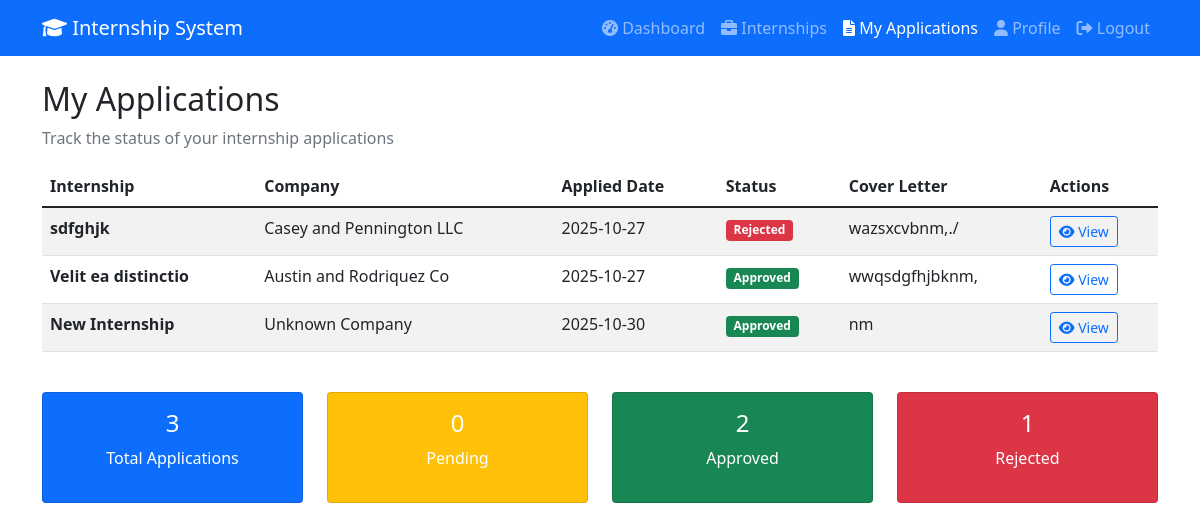
The page /my-applications (signed in) on the database its author committed.
### models.py (models this page shows)
class InternshipApplication(Base):
    __tablename__ = "internship_applications"
    id = Column(Integer, primary_key=True, index=True)
    student_id = Column(Integer, ForeignKey("users.id"), nullable=False)
    internship_id = Column(Integer, ForeignKey("internships.id"), nullable=False)
    application_date = Column(DateTime(timezone=True), server_default=func.now())
    status = Column(Enum(ApplicationStatus), default=ApplicationStatus.PENDING)
    cover_letter = Column(Text)
    resume_url = Column(String(500))
    student = relationship("User", back_populates="applications")
    internship = relationship("Internship", back_populates="applications")

class Internship(Base):
    __tablename__ = "internships"
    id = Column(Integer, primary_key=True, index=True)
    title = Column(String(255), nullable=False)
    description = Column(Text)
    company = Column(String(255), nullable=False)
    location = Column(String(255))
    duration = Column(String(100))
    stipend = Column(String(100))
    requirements = Column(Text)
    created_by = Column(Integer, ForeignKey("users.id"))
    created_at = Column(DateTime(timezone=True), server_default=func.now())
    is_active = Column(Boolean, default=True)
    deadline = Column(DateTime(timezone=True))
    creator = relationship("User", back_populates="created_internships")
    applications = relationship("InternshipApplication", back_populates="internship")
    tasks = relationship("Task", back_populates="internship")
    feedback = relationship("Feedback", back_populates="internship")

### app.py (the view)
@app.get("/my-applications", response_class=HTMLResponse)
async def my_applications_page(request: Request, db: Session = Depends(get_db)):
    try:
        user = await get_current_user_from_cookie(request, db)
        if user.role != "student":
            return RedirectResponse("/dashboard?error=Access denied")
        applications = crud.get_student_applications_with_details(db, user.id)
        return templates.TemplateResponse("my_applications.html", {
            "request": request,
            "user": user,
            "applications": applications
        })
    except Exception as e:
        return RedirectResponse("/login")

### templates/my_applications.html (shortened to what this page needs)
<!DOCTYPE html>
<html lang="en">
<head>
    <link href="https://cdn.jsdelivr.net/npm/bootstrap@5.1.3/dist/css/bootstrap.min.css" rel="stylesheet">
    <link href="https://cdnjs.cloudflare.com/ajax/libs/font-awesome/6.0.0/css/all.min.css" rel="stylesheet">
</head>
<body>
    <nav class="navbar navbar-expand-lg navbar-dark bg-primary">
        <div class="container">
            <a class="navbar-brand" href="/dashboard">
                <i class="fas fa-graduation-cap"></i> Internship System
            </a>
            <div class="navbar-nav ms-auto">
                <a class="nav-link" href="/dashboard"><i class="fas fa-tachometer-alt"></i> Dashboard</a>
                <a class="nav-link" href="/internships"><i class="fas fa-briefcase"></i> Internships</a>
                <a class="nav-link active" href="/my-applications"><i class="fas fa-file-alt"></i> My Applications</a>
                <a class="nav-link" href="/profile"><i class="fas fa-user"></i> Profile</a>
                <a class="nav-link" href="/logout"><i class="fas fa-sign-out-alt"></i> Logout</a>
            </div>
        </div>
    </nav>
    <div class="container mt-4">
        <h2>My Applications</h2>
        <p class="text-muted">Track the status of your internship applications</p>
        <div class="row">
            <div class="col-12">
                {% if applications %}
                <div class="table-responsive">
                    <table class="table table-striped">
                        <thead>
                            <tr>
                                <th>Internship</th>
                                <th>Company</th>
                                <th>Applied Date</th>
                                <th>Status</th>
                                <th>Cover Letter</th>
                                <th>Actions</th>
                            </tr>
                        </thead>
                        <tbody>
                            {% for application in applications %}
                            <tr>
                                <td>
                                    <strong>{{ application.internship.title if application.internship else 'Internship #' + application.internship_id|string }}</strong>
                                </td>
                                <td>
                                    {{ application.internship.company if application.internship else 'N/A' }}
                                </td>
                                <td>{{ application.application_date.strftime('%Y-%m-%d') }}</td>
                                <td>
                                    <span class="badge
                                        {% if application.status == 'pending' %}bg-warning
                                        {% elif application.status == 'approved' %}bg-success
                                        {% else %}bg-danger{% endif %}">
                                        {{ application.status|title }}
                                    </span>
                                </td>
                                <td>
                                    {% if application.cover_letter %}
                                    <span data-bs-toggle="tooltip" title="{{ application.cover_letter }}">
                                        {{ application.cover_letter[:100] }}{% if application.cover_letter|length > 100 %}...{% endif %}
                                    </span>
                                    {% else %}
                                    <span class="text-muted">No cover letter</span>
                                    {% endif %}
                                </td>
                                <td>
                                    <button class="btn btn-sm btn-outline-primary" onclick="viewApplication('{{ application.id }}')">
                                        <i class="fas fa-eye"></i> View
                                    </button>
                                </td>
                            </tr>
                            {% endfor %}
                        </tbody>
                    </table>
                </div>
                <div class="row mt-4">
                    <div class="col-md-3">
                        <div class="card text-white bg-primary">
                            <div class="card-body text-center">
                                <h4>{{ applications|length }}</h4>
                                <p>Total Applications</p>
                            </div>
                        </div>
                    </div>
                    <div class="col-md-3">
                        <div class="card text-white bg-warning">
                            <div class="card-body text-center">
                                <h4>{{ applications|selectattr('status', 'equalto', 'pending')|list|length }}</h4>
                                <p>Pending</p>
                            </div>
                        </div>
                    </div>
                    <div class="col-md-3">
                        <div class="card text-white bg-success">
                            <div class="card-body text-center">
                                <h4>{{ applications|selectattr('status', 'equalto', 'approved')|list|length }}</h4>
                                <p>Approved</p>
                            </div>
                        </div>
                    </div>
                    <div class="col-md-3">
                        <div class="card text-white bg-danger">
                            <div class="card-body text-center">
                                <h4>{{ applications|selectattr('status', 'equalto', 'rejected')|list|length }}</h4>
                                <p>Rejected</p>
                            </div>
                        </div>
                    </div>
                </div>
                {% endif %}
            </div>
        </div>
    </div>
</body>
</html>

### rows shown on the page
InternshipApplication: internship "sdfghjk", internship "Casey and Pennington LLC", application_date "2025-10-27", status "Rejected", cover_letter "wazsxcvbnm,./"
InternshipApplication: internship "Velit ea distinctio", internship "Austin and Rodriquez Co", application_date "2025-10-27", status "Approved", cover_letter "wwqsdgfhjbknm,"
InternshipApplication: internship "New Internship", internship "Unknown Company", application_date "2025-10-30", status "Approved", cover_letter "nm"

### other values the page prints
{{ applications|length }} "3"
{{ applications|selectattr('status', 'equalto', 'pending')|list|length }} "0"
{{ applications|selectattr('status', 'equalto', 'approved')|list|length }} "2"
{{ applications|selectattr('status', 'equalto', 'rejected')|list|length }} "1"
